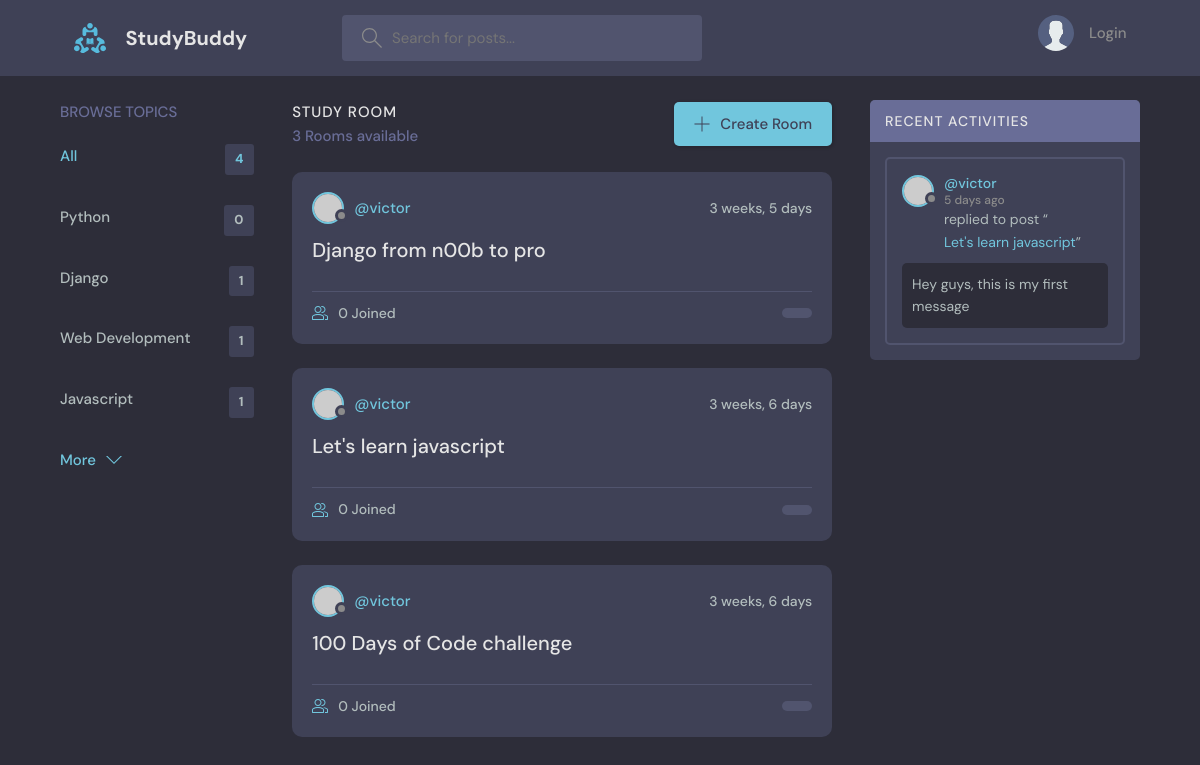
The app's page /, older data.
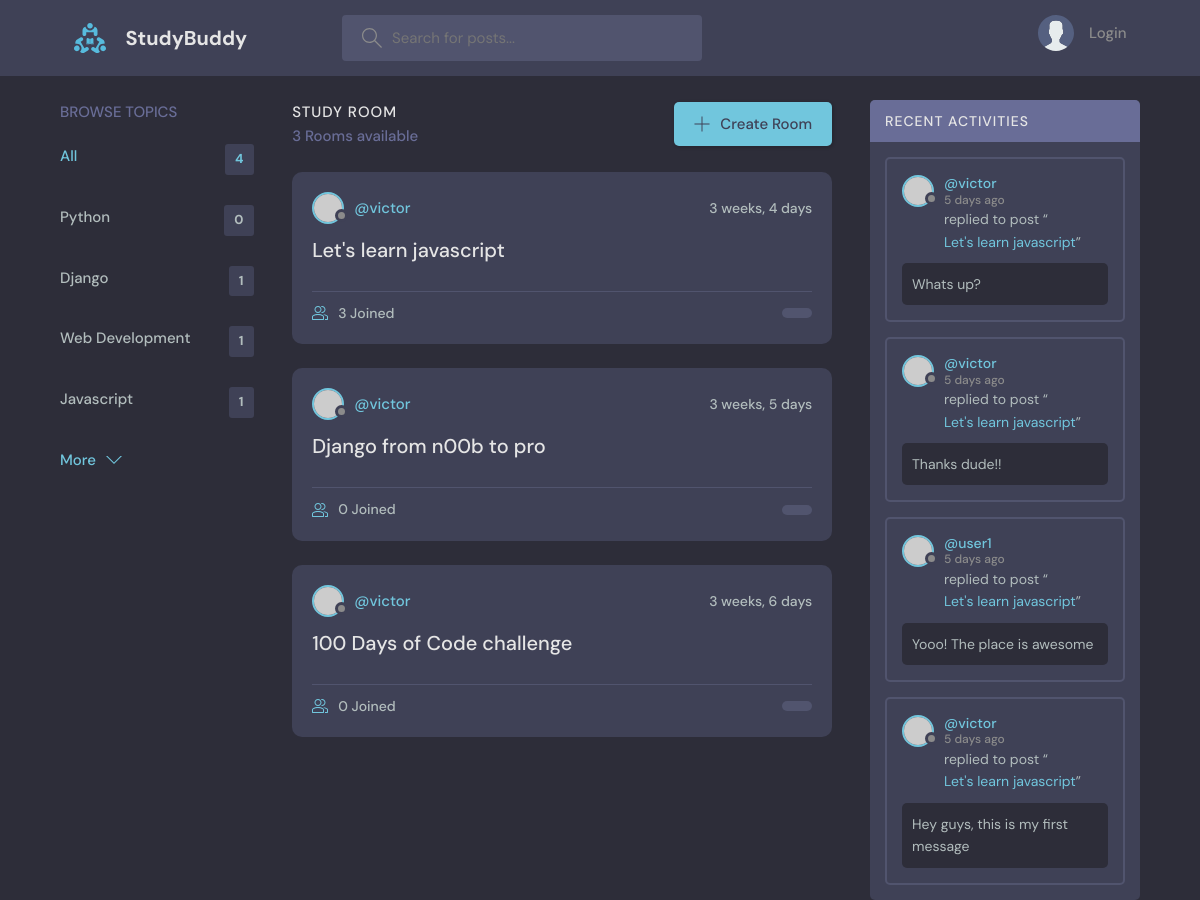
The same page, newer data.
### base/models.py (models this page shows, shortened)
class Topic(models.Model):
    name = models.CharField(max_length=200)

class Room(models.Model):
    host = models.ForeignKey(User, on_delete=models.SET_NULL, null=True)
    topic = models.ForeignKey(Topic, on_delete=models.SET_NULL, null=True)
    name = models.CharField(max_length=200)
    description = models.TextField(null=True, blank=True)
    participants = models.ManyToManyField(User, related_name='participants', blank=True)
    updated = models.DateTimeField(auto_now = True)
    created = models.DateTimeField(auto_now_add=True)
    class Meta:
        ordering = ['-updated', 'created']
    def __str__(self):
        return self.name

class Message(models.Model):
    user = models.ForeignKey(User, on_delete=models.CASCADE)
    room = models.ForeignKey(Room, on_delete=models.CASCADE)
    body = models.TextField()
    updated = models.DateTimeField(auto_now = True)
    created = models.DateTimeField(auto_now_add=True)
    class Meta:
        ordering = ['-updated', 'created']

### base/views.py (the view)
# urls.py: path('', views.home, name="home"),
def home(request):
    q = request.GET.get('q') if request.GET.get('q') != None else ''
    rooms = Room.objects.filter(
        Q(topic__name__icontains=q) |
        Q(name__icontains=q) |
        Q(description__icontains=q)
        )
    topics = Topic.objects.all()
    room_count = rooms.count()
    room_messages = Message.objects.filter(Q(room__topic__name__icontains=q))
    context = {'rooms': rooms, 'topics': topics, 'room_count': room_count, 'room_messages': room_messages}
    return render(request, 'base/home.html', context)

### base/templates/base/home.html (shortened to what this page needs)
{% extends 'main.html' %}
{% block content %}
<main class="layout layout--3">
  <div class="container">
    {% include 'base/topics_component.html' %}
    <div class="roomList">
      <div class="roomList__header">
        <div>
          <h2>Study Room</h2>
          <p>{{room_count}} Rooms available</p>
        </div>
        <a class="btn btn--main" href="{% url 'create-room' %}">
          <svg version="1.1" xmlns="http://www.w3.org/2000/svg" width="32" height="32" viewBox="0 0 32 32">
            <title>add</title>
            <path
              d="M16.943 0.943h-1.885v14.115h-14.115v1.885h14.115v14.115h1.885v-14.115h14.115v-1.885h-14.115v-14.115z"
            ></path>
          </svg>
          Create Room
        </a>
      </div>
    {% include 'base/feed_component.html' %}
  </div>
  {% include 'base/activity_component.html' %}
</main>
{% endblock %}

### base/templates/base/topics_component.html
<div class="topics">
    <div class="topics__header">
      <h2>Browse Topics</h2>
    </div>
    <ul class="topics__list">
      <li>
        <a href="{% url 'home' %}" class="active">All <span>{{topics.count}}</span></a>
      </li>
      {% for topic in topics %}
      <li>
        <a href="{% url 'home' %}?q={{topic.name}}">{{topic.name}} <span>{{topic.room_set.all.count}}</span></a>
      </li>
      {% endfor %}
    </ul>
    <a class="btn btn--link" href="topics.html">
      More
      <svg version="1.1" xmlns="http://www.w3.org/2000/svg" width="32" height="32" viewBox="0 0 32 32">
        <title>chevron-down</title>
        <path d="M16 21l-13-13h-3l16 16 16-16h-3l-13 13z"></path>
      </svg>
    </a>
  </div>

### base/templates/base/feed_component.html (shortened to what this page needs)
{% for room in rooms %}
<div class="roomListRoom">
    <div class="roomListRoom__header">
      <a href="{% url 'user-profile' room.host_id%}" class="roomListRoom__author">
        <div class="avatar avatar--small">
          <img src="https://randomuser.me/api/portraits/women/11.jpg" />
        </div>
        <span>@{{room.host.username}}</span>
      </a>
      <div class="roomListRoom__actions">
        <span>{{room.updated|timesince}}</span>
      </div>
    </div>
    <div class="roomListRoom__content">
      <a href="{% url 'room' room.id %}">{{room.name}}</a>
    </div>
    <div class="roomListRoom__meta">
      <a href="{% url 'room' room.id %}" class="roomListRoom__joined">
        {{room.participants.count}} Joined
      </a>
      <p class="roomListRoom__topic">{{Room.topic.name}}</p>
    </div>
</div>
{% endfor %}

### base/templates/base/activity_component.html (shortened to what this page needs)
<div class="activities">
    <div class="activities__header">
      <h2>Recent Activities</h2>
    </div>
    {% for message in room_messages %}
    <div class="activities__box">
      <div class="activities__boxHeader roomListRoom__header">
        <a href="{% url 'user-profile' message.user.id %}" class="roomListRoom__author">
          <div class="avatar avatar--small">
            <img src="https://randomuser.me/api/portraits/women/11.jpg" />
          </div>
          <p>
            @{{message.user}}
            <span>5 days ago</span>
          </p>
        </a>
      </div>
      <div class="activities__boxContent">
        <p>replied to post “<a href="{% url 'room' message.room.id %}">{{message.room}}</a>”</p>
        <div class="activities__boxRoomContent">
            {{message.body}}
        </div>
      </div>
    </div>
    {% endfor %}
  </div>

Row changes from the older to the newer data that the page shows:
changed Room "Let's learn javascript": updated "3 weeks, 6 days" → "3 weeks, 4 days"; participants.count "0" → "3"; moves up the list
added Message: user "victor", room "Let's learn javascript", body "Whats up?"
added Message: user "victor", room "Let's learn javascript", body "Thanks dude!!"
added Message: user "user1", room "Let's learn javascript", body "Yooo! The place is awesome"
